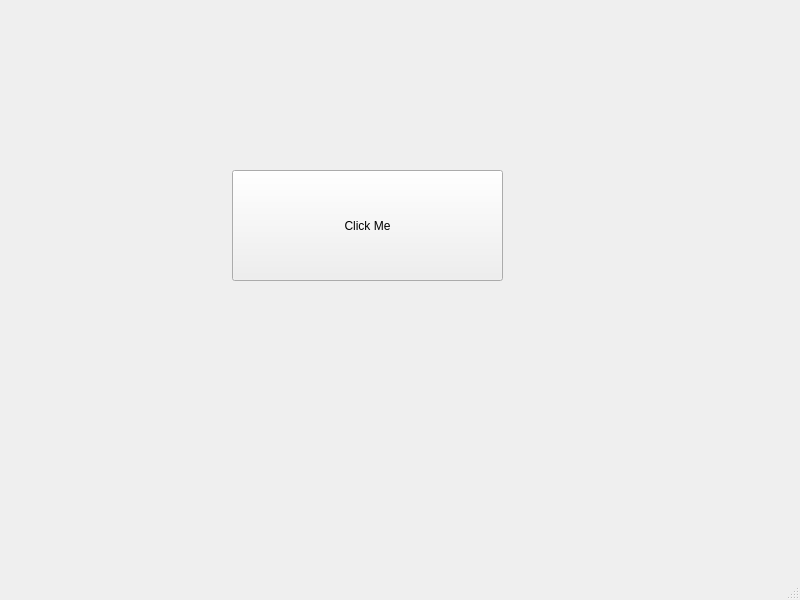
<?xml version="1.0" encoding="UTF-8"?>
<ui version="4.0">
 <class>MainWindow</class>
 <widget class="QMainWindow" name="MainWindow">
  <property name="geometry">
   <rect>
    <x>0</x>
    <y>0</y>
    <width>800</width>
    <height>600</height>
   </rect>
  </property>
  <property name="windowTitle">
   <string>MainWindow</string>
  </property>
  <widget class="QWidget" name="centralwidget">
   <widget class="QPushButton" name="pushButton">
    <property name="geometry">
     <rect>
      <x>232</x>
      <y>170</y>
      <width>271</width>
      <height>111</height>
     </rect>
    </property>
    <property name="text">
     <string>Click Me</string>
    </property>
   </widget>
  </widget>
  <widget class="QMenuBar" name="menubar">
   <property name="geometry">
    <rect>
     <x>0</x>
     <y>0</y>
     <width>800</width>
     <height>26</height>
    </rect>
   </property>
  </widget>
  <widget class="QStatusBar" name="statusbar"/>
 </widget>
 <resources/>
 <connections/>
</ui>
